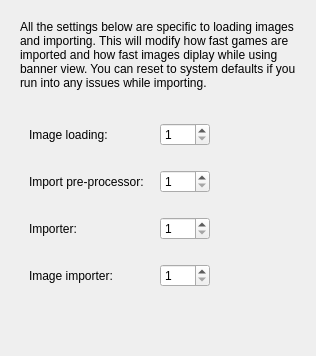
     <widget class="QWidget" name="settingsThreading">
      <layout class="QGridLayout" name="gridLayout_13">
       <item row="2" column="0">
        <spacer name="verticalSpacer_10">
         <property name="orientation">
          <enum>Qt::Vertical</enum>
         </property>
         <property name="sizeHint" stdset="0">
          <size>
           <width>20</width>
           <height>40</height>
          </size>
         </property>
        </spacer>
       </item>
       <item row="1" column="0">
        <widget class="QWidget" name="ThreadingWidget" native="true">
         <layout class="QGridLayout" name="gridLayout_22">
          <item row="2" column="0">
           <widget class="QWidget" name="widget_8" native="true">
            <layout class="QGridLayout" name="gridLayout_20">
             <item row="0" column="0">
              <widget class="QLabel" name="label_45">
               <property name="text">
                <string>Importer: </string>
               </property>
              </widget>
             </item>
             <item row="0" column="2">
              <widget class="QSpinBox" name="settings_threads_import_threads">
               <property name="minimumSize">
                <size>
                 <width>50</width>
                 <height>0</height>
                </size>
               </property>
               <property name="maximumSize">
                <size>
                 <width>50</width>
                 <height>16777215</height>
                </size>
               </property>
               <property name="minimum">
                <number>1</number>
               </property>
               <property name="maximum">
                <number>32</number>
               </property>
              </widget>
             </item>
             <item row="0" column="1">
              <spacer name="horizontalSpacer_23">
               <property name="orientation">
                <enum>Qt::Horizontal</enum>
               </property>
               <property name="sizeType">
                <enum>QSizePolicy::Maximum</enum>
               </property>
               <property name="sizeHint" stdset="0">
                <size>
                 <width>10</width>
                 <height>20</height>
                </size>
               </property>
              </spacer>
             </item>
            </layout>
           </widget>
          </item>
          <item row="3" column="0">
           <widget class="QWidget" name="widget_9" native="true">
            <layout class="QGridLayout" name="gridLayout_21">
             <item row="0" column="2">
              <widget class="QSpinBox" name="settings_threads_image_import_threads">
               <property name="minimumSize">
                <size>
                 <width>50</width>
                 <height>0</height>
                </size>
               </property>
               <property name="maximumSize">
                <size>
                 <width>50</width>
                 <height>16777215</height>
                </size>
               </property>
               <property name="minimum">
                <number>1</number>
               </property>
               <property name="maximum">
                <number>32</number>
               </property>
              </widget>
             </item>
             <item row="0" column="1">
              <spacer name="horizontalSpacer_25">
               <property name="orientation">
                <enum>Qt::Horizontal</enum>
               </property>
               <property name="sizeType">
                <enum>QSizePolicy::Maximum</enum>
               </property>
               <property name="sizeHint" stdset="0">
                <size>
                 <width>10</width>
                 <height>20</height>
                </size>
               </property>
              </spacer>
             </item>
             <item row="0" column="0">
              <widget class="QLabel" name="label_46">
               <property name="text">
                <string>Image importer:</string>
               </property>
              </widget>
             </item>
            </layout>
           </widget>
          </item>
          <item row="1" column="0">
           <widget class="QWidget" name="widget_7" native="true">
            <layout class="QGridLayout" name="gridLayout_19">
             <item row="0" column="1">
              <spacer name="horizontalSpacer_20">
               <property name="orientation">
                <enum>Qt::Horizontal</enum>
               </property>
               <property name="sizeType">
                <enum>QSizePolicy::Maximum</enum>
               </property>
               <property name="sizeHint" stdset="0">
                <size>
                 <width>10</width>
                 <height>20</height>
                </size>
               </property>
              </spacer>
             </item>
             <item row="0" column="2">
              <widget class="QSpinBox" name="settings_threads_import_pre_loader_threads">
               <property name="minimumSize">
                <size>
                 <width>50</width>
                 <height>0</height>
                </size>
               </property>
               <property name="maximumSize">
                <size>
                 <width>50</width>
                 <height>16777215</height>
                </size>
               </property>
               <property name="minimum">
                <number>1</number>
               </property>
               <property name="maximum">
                <number>32</number>
               </property>
              </widget>
             </item>
             <item row="0" column="0">
              <widget class="QLabel" name="label_44">
               <property name="text">
                <string>Import pre-processor:</string>
               </property>
              </widget>
             </item>
            </layout>
           </widget>
          </item>
          <item row="0" column="0">
           <widget class="QWidget" name="widget_6" native="true">
            <layout class="QGridLayout" name="gridLayout_18">
             <item row="0" column="1">
              <spacer name="horizontalSpacer_18">
               <property name="orientation">
                <enum>Qt::Horizontal</enum>
               </property>
               <property name="sizeType">
                <enum>QSizePolicy::Maximum</enum>
               </property>
               <property name="sizeHint" stdset="0">
                <size>
                 <width>10</width>
                 <height>20</height>
                </size>
               </property>
              </spacer>
             </item>
             <item row="0" column="0">
              <widget class="QLabel" name="label_43">
               <property name="text">
                <string>Image loading: </string>
               </property>
              </widget>
             </item>
             <item row="0" column="2">
              <widget class="QSpinBox" name="settings_threads_image_loader_threads">
               <property name="minimumSize">
                <size>
                 <width>50</width>
                 <height>0</height>
                </size>
               </property>
               <property name="maximumSize">
                <size>
                 <width>50</width>
                 <height>16777215</height>
                </size>
               </property>
               <property name="minimum">
                <number>1</number>
               </property>
               <property name="maximum">
                <number>32</number>
               </property>
              </widget>
             </item>
            </layout>
           </widget>
          </item>
          <item row="1" column="1">
           <spacer name="horizontalSpacer_19">
            <property name="orientation">
             <enum>Qt::Horizontal</enum>
            </property>
            <property name="sizeHint" stdset="0">
             <size>
              <width>40</width>
              <height>20</height>
             </size>
            </property>
           </spacer>
          </item>
         </layout>
        </widget>
       </item>
       <item row="0" column="0">
        <widget class="QWidget" name="ThreadingDetails" native="true">
         <layout class="QGridLayout" name="gridLayout_23">
          <item row="0" column="0">
           <widget class="QLabel" name="label_47">
            <property name="text">
             <string>All the settings below are specific to loading images and importing. This will modify how fast games are imported and how fast images diplay while using banner view. You can reset to system defaults if you run into any issues while importing. </string>
            </property>
            <property name="wordWrap">
             <bool>true</bool>
            </property>
           </widget>
          </item>
         </layout>
        </widget>
       </item>
      </layout>
     </widget>
